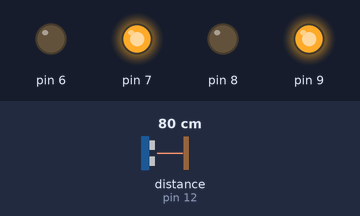
Recording of a sketch running on a simulated Arduino Uno, built with avr-gcc and run on an emulated ATmega328P. On the bench: output pins drawn as LEDs (lit = HIGH). Wiring (inferred from the names in the program): ultrasonic range finder: trigger pin 11; echo pin 12. The test bench sets the inputs (shaded band); at power-on: distance to the obstacle (sensor on pin 12) 80 cm. The echo pulse lasts 58.3 µs per cm; random numbers use the default seed unless the sketch sets one; pins used as bus, display or sensor lines are not drawn.

Above: at 2.2 s.
2.3 s: distance to the obstacle (sensor on pin 12) set to 23 cm
3.8 s: distance to the obstacle (sensor on pin 12) set to 18 cm
At 5.0 s:
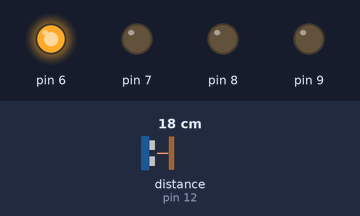
6.8 s: distance to the obstacle (sensor on pin 12) set to 35 cm
At 8.6 s:
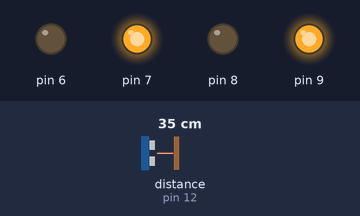
9.1 s: distance to the obstacle (sensor on pin 12) set to 2 cm
At 10.3 s:
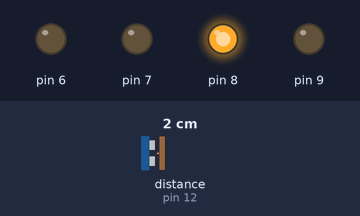
Timing chart, 0 to 13.1 s (numbered marks = the images above; inputs shaded):
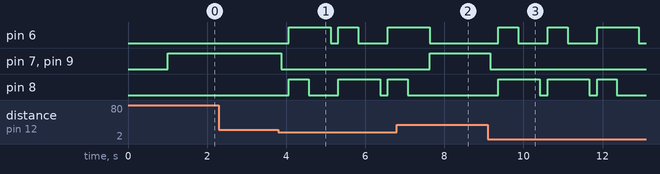

The sketch:

car_bot.ino
```cpp
#include <L298NMini.h>
#include <HCSR04.h>

const uint8_t IN1 = 9;
const uint8_t IN2 = 8;
const uint8_t IN3 = 7;
const uint8_t IN4 = 6;
const uint8_t TRIG = 11;
const uint8_t ECHO = 12;
uint32_t distance_cm;
uint32_t randNumber;

L298NMini motor1(IN1, IN2);
L298NMini motor2(IN3, IN4);

HCSR04 sensor(TRIG, ECHO);

void setup() {
  randomSeed(analogRead(0));

  digitalWrite(LED_BUILTIN, HIGH);
  delay(1000);
}

void loop() {

  distance_cm = sensor.read_cm();

  if (distance_cm < 20) {

    digitalWrite(LED_BUILTIN, HIGH);

    motor1.stop();
    motor2.stop();
    delay(200);

    motor1.backward();
    motor2.backward();
    delay(500);

    randNumber = random(0, 10);
    if (randNumber >= 5) {
      // pivot right
      motor2.stop();
      motor1.backward();
    } else {
      // pivot left
      motor1.stop();
      motor2.backward();
    }
    delay(550);

  } else {

    motor1.forward();
    motor2.forward();
    delay(100);
  }

  digitalWrite(LED_BUILTIN, LOW);
}
```

Measured:
- the behaviour switches between 21 and 20 cm on distance to the obstacle (sensor on pin 12) (found by bisection; images 0 and 1)
- after the input at 2.3 s, every drawn part: stays the same
- after the input at 3.8 s, pin 6: goes HIGH 1.1 s, LOW 0.20 s, HIGH 0.50 s, LOW 0.75 s, then HIGH, starting after 0.27 s; pin 7, pin 9: HIGH → LOW after 0.07 s; pin 8: goes HIGH 0.50 s, LOW 0.75 s, HIGH 1.1 s, LOW 0.20 s, then HIGH, starting after 0.27 s
- after the input at 6.8 s, pin 7, pin 9: LOW → HIGH after 0.83 s
- after the input at 9.1 s, pin 6: goes HIGH 0.50 s, LOW 0.75 s, HIGH 0.50 s, LOW 0.75 s, HIGH 1.1 s, then LOW, starting after 0.26 s; pin 7, pin 9: HIGH → LOW after 0.06 s; pin 8: goes HIGH 1.1 s, LOW 0.20 s, HIGH 1.1 s, LOW 0.20 s, HIGH 0.50 s, then LOW, starting after 0.26 s
